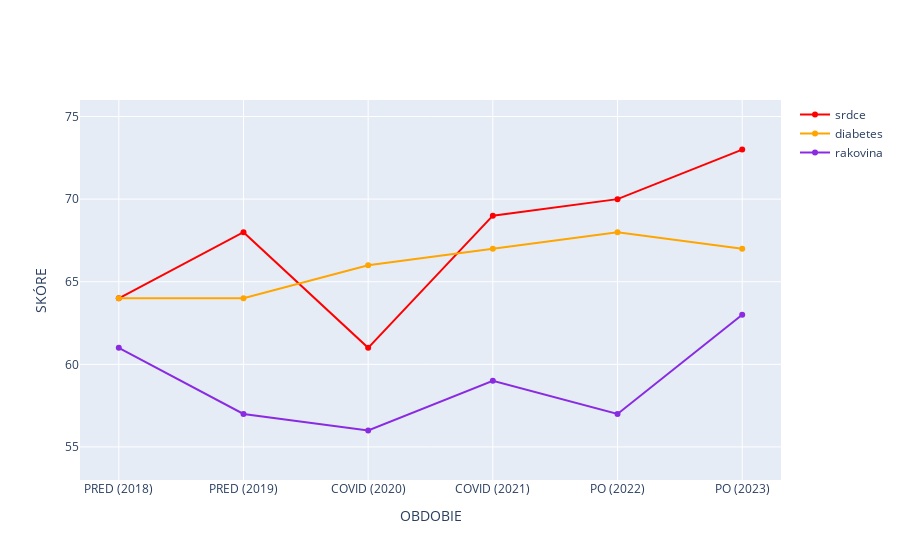

The cell this chart's notebook holds for it:
### Code cell
# Using graph_objects
import plotly.graph_objects as go
import pandas as pd

df = pd.read_csv('data_plot2.csv', delimiter=';')

fig = go.Figure()

fig.add_trace(go.Scatter(x=df['YEAR'], y=df['heart_cardio'], name='srdce', line=dict(color='red')))
fig.add_trace(go.Scatter(x=df['YEAR'], y=df['diabetes'], name='diabetes', line=dict(color='orange')))
fig.add_trace(go.Scatter(x=df['YEAR'], y=df['cancer'], name='rakovina', line=dict(color='#8A2BE2')))

fig.update_layout(
    xaxis_title="OBDOBIE",
    yaxis_title="SKÓRE",
    yaxis=dict(range=[53, 76])
)

### Figure 1 — Plotly figure (JSON) as saved in the notebook; plotly's stock layout.template omitted (floating-point values rounded to 4 significant figures)
{"data": [{"line": {"color": "red"}, "name": "srdce", "type": "scatter", "x": ["PRED (2018)", "PRED (2019)", "COVID (2020)", "COVID (2021)", "PO (2022)", "PO (2023)"], "y": [64, 68, 61, 69, 70, 73]}, {"line": {"color": "orange"}, "name": "diabetes", "type": "scatter", "x": ["PRED (2018)", "PRED (2019)", "COVID (2020)", "COVID (2021)", "PO (2022)", "PO (2023)"], "y": [64, 64, 66, 67, 68, 67]}, {"line": {"color": "#8A2BE2"}, "name": "rakovina", "type": "scatter", "x": ["PRED (2018)", "PRED (2019)", "COVID (2020)", "COVID (2021)", "PO (2022)", "PO (2023)"], "y": [61, 57, 56, 59, 57, 63]}], "layout": {"xaxis": {"title": {"text": "OBDOBIE"}}, "yaxis": {"range": [53, 76], "title": {"text": "SKÓRE"}}}}
